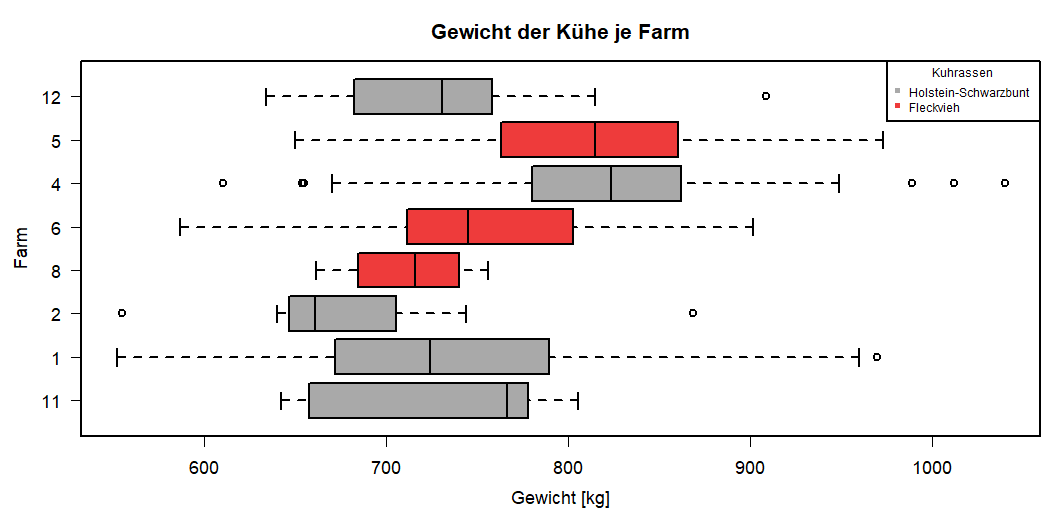

Reproduce this figure in R.
gew_kuehe <- subset(kuehe, !(farm %in% c(3, 9)))
gew_kuehe$farm <- factor(gew_kuehe$farm, levels = unique(gew_kuehe$farm))

opar <- par(mar = c(4, 4, 3, 1), lwd = 2, las = 1)
boxplot(gew ~ farm , data = gew_kuehe , xlab = "",
        ylab = "", horizontal = TRUE ,
        pars = list(outcex = 1, medlwd = 2),
        col = c("darkgrey", "darkgrey", "darkgrey", "brown2", "brown2", "darkgrey", "brown2", "darkgrey", "darkgrey", "darkgrey"))
title(xlab = "Gewicht [kg]", line = 2.5)
title(ylab = "Farm", line = 2.5)
title(main = "Gewicht der Kühe je Farm")
legend("topright", legend = c("Holstein-Schwarzbunt", "Fleckvieh"), 
       col = c("darkgrey", "brown2"), pch = 15, cex = 0.7,
       title = "Kuhrassen")
